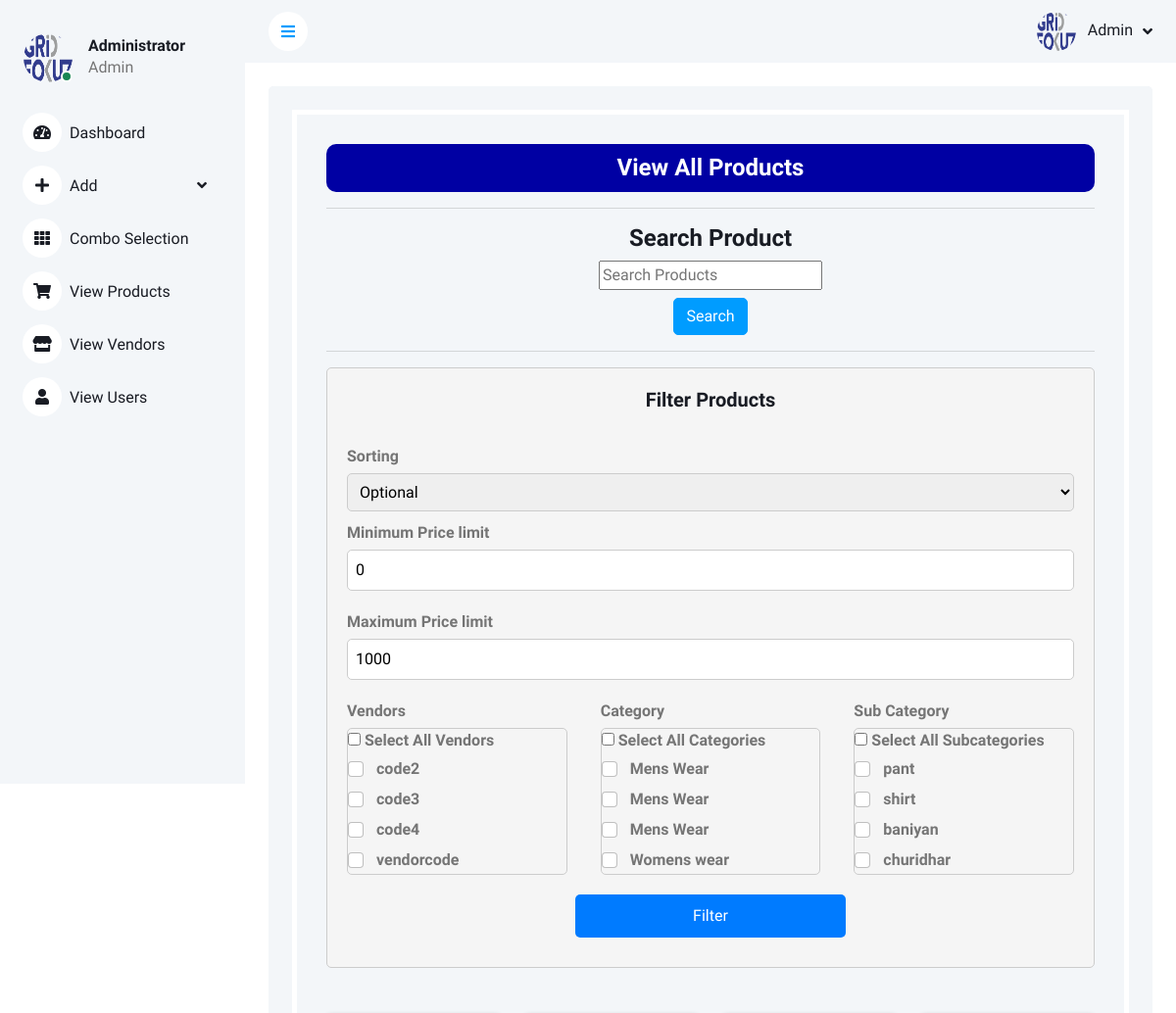
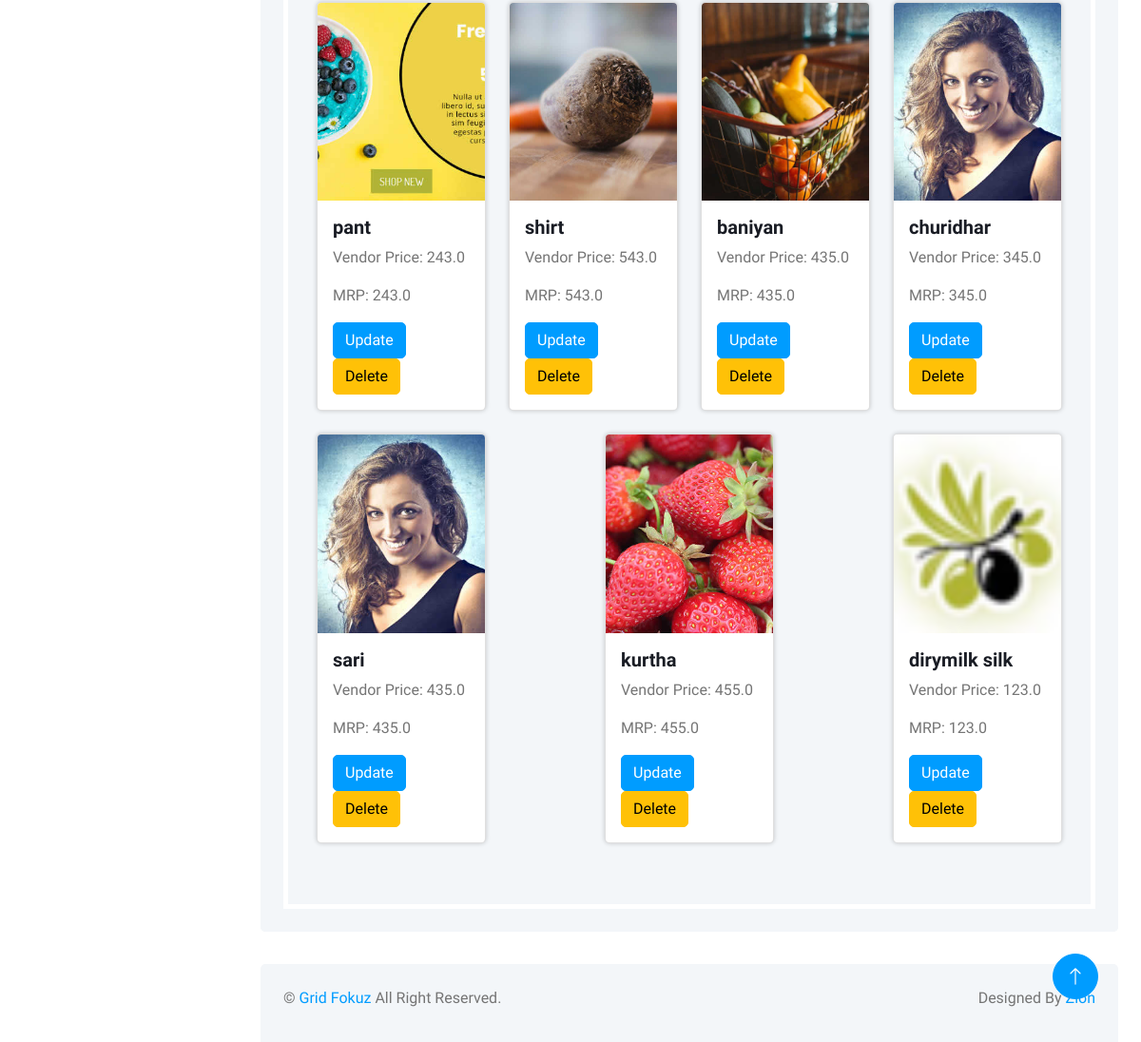
Screenshot of /AdminViewAllProducts (signed in) with the database file from the repository (2 pictures, top to bottom).
### gridfokuzapp/models.py (models this page shows, shortened)
class AddVendors(models.Model):
    vendorname = models.CharField(max_length=30)
    ventorcode = models.CharField(max_length=30, null=True)

class AddProducts(models.Model):
    SKU = models.CharField(max_length=10, null=True)
    Vendor = models.ForeignKey(AddVendors ,on_delete=models.SET_NULL, null=True)
    Category = models.CharField(max_length=50, null=True)
    Sub_category = models.CharField(max_length=50, null=True)
    Product_Name = models.CharField(max_length=50, null=True)
    MRP = models.IntegerField(null=True)
    Vendor_Price = models.FloatField(null=True)
    Total_GF_price = models.FloatField(null=True)
    final_price = models.FloatField(null=True)
    product_image = models.ImageField(upload_to="product_images", null=True)
    discription = models.CharField(max_length=250, null=True)
    temp_discription = models.CharField(max_length=250, null=True)
    branding_category = models.CharField(max_length=50, null=True)
    profit_percentage = models.FloatField(default=0,null=True)
    branding_cost = models.FloatField(default=0, null=True)
    transportation_cost = models.FloatField(default=0, null=True)
    tax = models.FloatField(null=True)
    profit_type = models.CharField(max_length=30, null=True)
    usrinput = models.CharField(max_length=250, null=True)

### gridfokuzapp/views.py (the view)
# urls.py: path("AdminViewAllProducts", views.AdminViewAllProducts, name="AdminViewAllProducts"),
def AdminViewAllProducts(request):
    if not request.user.is_authenticated:
        return redirect('Usrlogin')
    name = request.user
    is_admin = False
    user_groups = request.user.groups.values_list('name', flat=True)
    admin = list(user_groups)
    if admin[0] == "Admin":
        is_admin = True
    name = request.user
    product = AddProducts.objects.all().order_by('Category')
    category = Category.objects.all().order_by("category_name")
    sub_category = SubCategory.objects.all().order_by("subcategory_name")
    vendors = AddVendors.objects.all().order_by('ventorcode')
    price = [p.Total_GF_price for p in product]
    limit = max(price)
    return render(request, "GridAdmin/AdminViewAllProducts.html", {"name":name,
                                         "product":product,
                                         "category":category,
                                         "sub_category":sub_category,
                                         "vendors":vendors,
                                         "limit":limit,
                                         "is_admin":is_admin})

### templates/GridAdmin/AdminViewAllProducts.html (shortened to what this page needs)
<!DOCTYPE html>
{% load static %}
<html lang="en">
<head>
    <link href="https://cdnjs.cloudflare.com/ajax/libs/font-awesome/5.10.0/css/all.min.css" rel="stylesheet">
    <link href="https://cdn.jsdelivr.net/npm/bootstrap-icons@1.4.1/font/bootstrap-icons.css" rel="stylesheet">
    <link href="{% static 'lib/owlcarousel/assets/owl.carousel.min.css' %}" rel="stylesheet">
    <link href="{% static 'lib/tempusdominus/css/tempusdominus-bootstrap-4.min.css' %}" rel="stylesheet" />
    <link href="{% static 'css/bootstrap.min.css' %}" rel="stylesheet">
    <link href="{% static 'css/style.css' %}" rel="stylesheet">
</head>
<body>
    <div class="container-xxl position-relative bg-white d-flex p-0">
        <div class="sidebar pe-4 pb-3">
            <nav class="navbar bg-light navbar-light">
                <div class="d-flex align-items-center ms-4 mb-4">
                    <div class="position-relative">
                        <img class="rounded-circle" src="{% static 'img/logo3.png' %}" alt="" style="width: 50px; height: 50px;">
                        <div class="bg-success rounded-circle border border-2 border-white position-absolute end-0 bottom-0 p-1"></div>
                    </div>
                    <div class="ms-3">
                        <h6 class="mb-0">Administrator</h6>
                        <span>Admin</span>
                    </div>
                </div>
                <div class="navbar-nav w-100">
                    <a href="GridHome" class="nav-item nav-link"><i class="fa fa-tachometer-alt me-2"></i>Dashboard</a>
                    <div class="nav-item dropdown">
                        <a href="#" class="nav-link dropdown-toggle" data-bs-toggle="dropdown"><i class="fa fa-plus me-2"></i>Add</a>
                    </div>
                    <a href="/Combo" class="nav-item nav-link"><i class="fa fa-th me-2"></i>Combo Selection</a>
                    <a href="/AdminViewAllProducts" class="nav-item nav-link"><i class="fa fa-shopping-cart me-2"></i>View Products</a>
                    <a href="/AdminViewAllVendors" class="nav-item nav-link"><i class="fa fa-store me-2"></i>View Vendors</a>
                    {% if is_admin %}
                        <a href="/users" class="nav-item nav-link"><i class="fa fa-user me-2"></i>View Users</a>
                    {% endif %}
                </div>
            </nav>
        </div>
        <div class="content">
            <nav class="navbar navbar-expand bg-light navbar-light sticky-top px-4 py-0">
                <a href="#" class="sidebar-toggler flex-shrink-0">
                    <i class="fa fa-bars"></i>
                </a>
                <div class="navbar-nav align-items-center ms-auto">
                    <div class="nav-item dropdown">
                        <a href="#" class="nav-link dropdown-toggle" data-bs-toggle="dropdown">
                            <img class="rounded-circle me-lg-2" src="{% static 'img/logo3.png' %}" alt="" style="width: 40px; height: 40px;">
                            <span class="d-none d-lg-inline-flex">Admin</span>
                        </a>
                    </div>
                </div>
            </nav>
            <div class="container-fluid pt-4 px-4">
                <div class="row vh-300 bg-light rounded align-items-center justify-content-center mx-0">
                    <div class="bg-light rounded h-100 p-4">
                        <div style="border:5px solid rgb(255, 255, 255); padding:30px;">
                            <div>
                                <h4 style="text-align: center; background-color: rgb(0, 0, 163); color:white; padding:10px; border-radius: 10px;">View All Products</h4>
                            </div>
                            <hr>
                            <h4 style="text-align:center;">Search Product</h4>
                            <div class="d-flex flex-column align-items-center searchform">
                                <form action="{% url 'AdminViewAll_product_list' %}" method="GET">
                                  <div class="d-flex flex-column align-items-center">
                                    <input type="text" name="search" placeholder="Search Products">
                                  </div>
                                  <div class="d-flex justify-content-center mt-2">
                                    <button type="submit" class="btn btn-primary">Search</button>
                                  </div>
                                </form>
                            </div>
                            <hr>
                            <div class="filter-form">
                                <h5>Filter Products</h5>
                                <form action="AdminViewAllProduct_sort_products" method="post">
                                    <br><label>Sorting</label>
                                    <select name="sorting">
                                        <option value="null">Optional</option>
                                    </select><br>
                                    <div class="row">
                                        <div class="column">
                                            <label>Minimum Price limit</label>
                                            <input type="number" name="min_limit" placeholder="Enter your minimum limit" value="0"  step="0.01" required>
                                        </div>
                                    </div>
                                    <div class="row">
                                        <div class="column">
                                            <label>Maximum Price limit</label>
                                            <input type="number" name="limit" placeholder="Enter your maximum limit" value="1000"  step="0.01" required>
                                        </div>
                                    </div>
                                    <div class="row">
                                        <div class="column">
                                            <label>Vendors</label><br>
                                            <div class="scrollable-list">
                                                <div class="select-all">
                                                    <input type="checkbox" id="select-all-vendor" onchange="selectAllItems('vendor')"> Select All Vendors
                                                </div>
                                                {% for vendor in vendors %}
                                                <div class="form-check">
                                                    <input class="form-check-input" type="checkbox" name="vendor" value="{{ vendor.vendorname }}">
                                                    <label class="form-check-label">{{ vendor.ventorcode }}</label>
                                                </div>
                                                {% endfor %}
                                            </div>
                                        </div>
                                        <div class="column">
                                            <label>Category</label><br>
                                            <div class="scrollable-list">
                                                <div class="select-all">
                                                    <input type="checkbox" id="select-all-category" onchange="selectAllItems('category')"> Select All Categories
                                                </div>
                                                {% for i in product %}
                                                <div class="form-check">
                                                    <input class="form-check-input" type="checkbox" name="category" value="{{ i.Category }}">
                                                    <label class="form-check-label">{{ i.Category }}</label>
                                                </div>
                                                {% endfor %}
                                            </div>
                                        </div>
                                        <div class="column">
                                            <label>Sub Category</label><br>
                                            <div class="scrollable-list">
                                                <div class="select-all">
                                                    <input type="checkbox" id="select-all-subcategory" onchange="selectAllSubcategories()"> Select All Subcategories
                                                </div>
                                                {% for i in product %}
                                                <div class="form-check">
                                                    <input class="form-check-input" type="checkbox" name="sub_category" value="{{ i.Sub_category }}">
                                                    <label class="form-check-label">{{ i.Sub_category }}</label>
                                                </div>
                                                {% endfor %}
                                            </div>
                                        </div>
                                    </div>
                                    <div class="container">
                                        <div class="row justify-content-center">
                                            <div class="col-12 col-md-5">
                                                <input type="submit" value="Filter" class="btn btn-primary btn-block">
                                            </div>
                                        </div>
                                    </div>
                                </form>
                            </div>
                            <br>
                            <br>
                            <div class="col-12">
                                <div class="row justify-content-between">
                                    {% for i in product %}
                                        <div class="col-sm-6 col-md-4 col-lg-3 mb-4">
                                            <div class="card product-card h-100">
                                                <img src="{{i.product_image.url}}" class="card-img-top product-image" alt="...">
                                                <div class="card-body">
                                                    <h5 class="card-title">{{i.Product_Name}}</h5>
                                                    <p>Vendor Price: {{i.Vendor_Price}}</p>
                                                    <p>MRP: {{i.Total_GF_price}}</p>
                                                    <a class="btn btn-primary" href="{% url 'update_product' i.id %}">Update</a>
                                                    <a class="btn btn-warning" href="{% url 'GridAdminDeleteProduct' i.id %}">Delete</a>
                                                </div>
                                            </div>
                                        </div>
                                    {% endfor %}
                                </div>
                            </div>
                        </div>
                    </div>
                </div>
            </div>
            <div class="container-fluid pt-4 px-4">
                <div class="bg-light rounded-top p-4">
                    <div class="row">
                        <div class="col-12 col-sm-6 text-center text-sm-start">
                            &copy; <a href="#">Grid Fokuz</a> All Right Reserved.
                        </div>
                        <div class="col-12 col-sm-6 text-center text-sm-end">
                            Designed By <a href="">Zion</a>
                        </div>
                    </div>
                </div>
            </div>
        </div>
        <a href="#" class="btn btn-lg btn-primary btn-lg-square back-to-top"><i class="bi bi-arrow-up"></i></a>
    </div>
</body>
</html>

### rows the page displays
AddVendors: ventorcode "code2"
AddVendors: ventorcode "code3"
AddVendors: ventorcode "code4"
AddVendors: ventorcode "vendorcode"
AddProducts: Category "Mens Wear", Sub_category "pant", product_image (picture), Product_Name "pant", Vendor_Price "243.0", Total_GF_price "243.0"
AddProducts: Category "Mens Wear", Sub_category "shirt", product_image (picture), Product_Name "shirt", Vendor_Price "543.0", Total_GF_price "543.0"
AddProducts: Category "Mens Wear", Sub_category "baniyan", product_image (picture), Product_Name "baniyan", Vendor_Price "435.0", Total_GF_price "435.0"
AddProducts: Category "Womens wear", Sub_category "churidhar", product_image (picture), Product_Name "churidhar", Vendor_Price "345.0", Total_GF_price "345.0"
AddProducts: product_image (picture), Product_Name "sari", Vendor_Price "435.0", Total_GF_price "435.0"
AddProducts: product_image (picture), Product_Name "kurtha", Vendor_Price "455.0", Total_GF_price "455.0"
AddProducts: product_image (picture), Product_Name "dirymilk silk", Vendor_Price "123.0", Total_GF_price "123.0"
